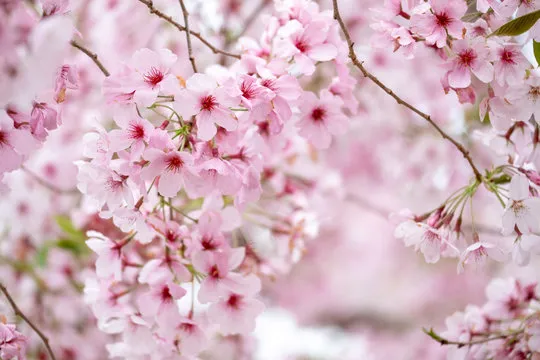
#> input picture Pic.webp, 540 x 360 px
$ python 'image processing.py'
#> lines starting #> are read from the running program, lines starting #| are printed output that depends on the picture
import cv2

# Load the image from file
image = cv2.imread('Pic.webp')
#> image is the input picture: shape (360, 540, 3); mean B, G, R 190.2, 179, 211.7

# Check if the image was successfully loaded
if image is None:
    print("Error: Could not load image. Check the file path.")
else:
    # Display the original image
    cv2.imshow('Original Image', image)

    # Convert the image to grayscale
    gray_image = cv2.cvtColor(image, cv2.COLOR_BGR2GRAY)
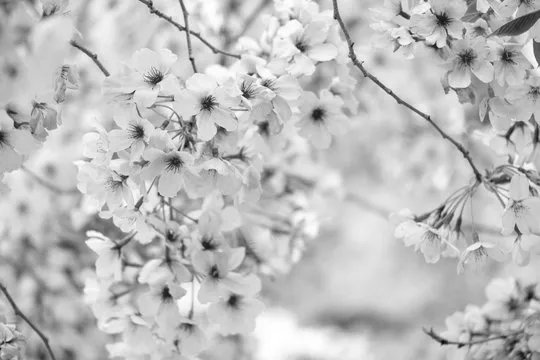
#> gray_image: shape (360, 540); min 10, max 255, mean 190
    cv2.imshow('Grayscale Image', gray_image)

    # Apply Gaussian blur
    blurred_image = cv2.GaussianBlur(image, (15, 15), 0)
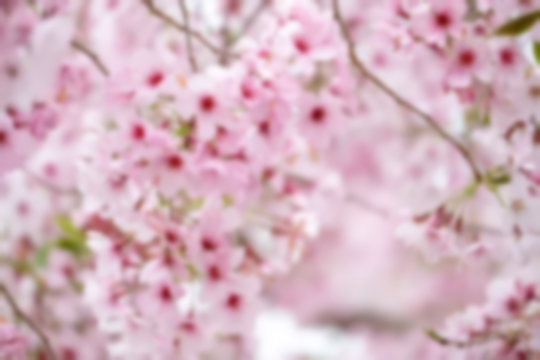
#> blurred_image: shape (360, 540, 3); mean B, G, R 190.2, 179, 211.7
    cv2.imshow('Blurred Image', blurred_image)

    # Use the Canny edge detector
    edges = cv2.Canny(gray_image, 100, 200)
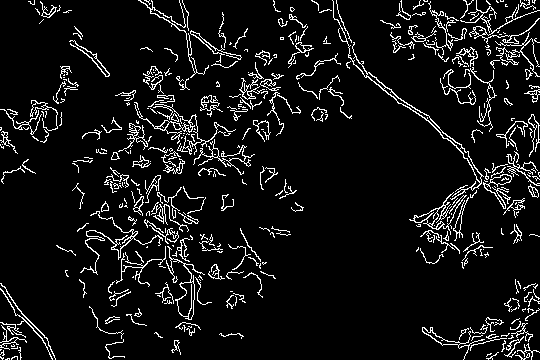
#> edges: shape (360, 540); 7.8% white in thin lines or dots
    cv2.imshow('Edges', edges)

    # Resize the image to 100x100 pixels
    resized_image = cv2.resize(image, (100, 100))
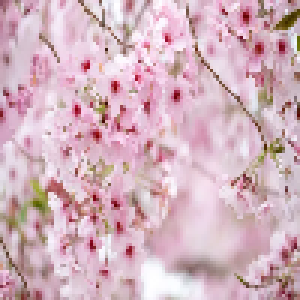
#> resized_image: shape (100, 100, 3) (shown 3 times larger); mean B, G, R 190.2, 179, 211.6
    cv2.imshow('Resized Image', resized_image)

    # Draw a rectangle (startX, startY, endX, endY)
    cv2.rectangle(image, (50, 50), (200, 200), (0, 255, 0), 3)

    # Draw a circle (centerX, centerY, radius)
    cv2.circle(image, (150, 150), 50, (255, 0, 0), 3)
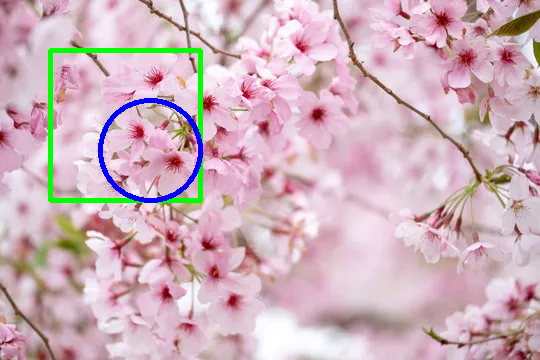
#> image: shape (360, 540, 3); mean B, G, R 187.9, 178.4, 206.9

    # Display the image with shapes
    cv2.imshow('Image with Shapes', image)

    # Wait for a key press and close all windows
    cv2.waitKey(0)
    cv2.destroyAllWindows()
